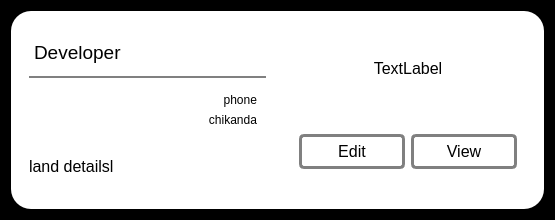
<?xml version="1.0" encoding="UTF-8"?>
<ui version="4.0">
 <class>Form</class>
 <widget class="QWidget" name="Form">
  <property name="geometry">
   <rect>
    <x>0</x>
    <y>0</y>
    <width>555</width>
    <height>220</height>
   </rect>
  </property>
  <property name="windowTitle">
   <string>Form</string>
  </property>
  <property name="styleSheet">
   <string notr="true">QWidget#Form{
		padding:20px;
		background:#000000;
		borde-bottomr:2px solid #cccccc;
}

QPushButton{
		padding:5px;
		border:1px solid #grey;
		border-radius:15px;
}
QWidget#widget_7:hover{
	border:7px solid yellow;
}</string>
  </property>
  <layout class="QHBoxLayout" name="horizontalLayout_4">
   <item>
    <widget class="QWidget" name="widget_7" native="true">
     <property name="styleSheet">
      <string notr="true">QWidget{
		border-radius:20px;
		background:#ffffff;
}

</string>
     </property>
     <layout class="QHBoxLayout" name="horizontalLayout_5">
      <item>
       <widget class="QWidget" name="widget_3" native="true">
        <layout class="QVBoxLayout" name="verticalLayout_4">
         <item>
          <widget class="QLabel" name="developer">
           <property name="font">
            <font>
             <pointsize>14</pointsize>
            </font>
           </property>
           <property name="styleSheet">
            <string notr="true">border-bottom:2px solid grey;
border-radius:0px;</string>
           </property>
           <property name="text">
            <string>Developer</string>
           </property>
          </widget>
         </item>
         <item>
          <widget class="QWidget" name="widget" native="true">
           <layout class="QVBoxLayout" name="verticalLayout">
            <item>
             <widget class="QLabel" name="phonenumber">
              <property name="text">
               <string>phone</string>
              </property>
              <property name="alignment">
               <set>Qt::AlignRight|Qt::AlignTop|Qt::AlignTrailing</set>
              </property>
             </widget>
            </item>
            <item>
             <widget class="QLabel" name="chikanda">
              <property name="text">
               <string>chikanda</string>
              </property>
              <property name="alignment">
               <set>Qt::AlignRight|Qt::AlignTop|Qt::AlignTrailing</set>
              </property>
             </widget>
            </item>
           </layout>
          </widget>
         </item>
         <item>
          <widget class="QLabel" name="landdetails">
           <property name="font">
            <font>
             <pointsize>12</pointsize>
            </font>
           </property>
           <property name="text">
            <string>land detailsl</string>
           </property>
          </widget>
         </item>
        </layout>
       </widget>
      </item>
      <item>
       <widget class="QWidget" name="widget_4" native="true">
        <layout class="QVBoxLayout" name="verticalLayout_2">
         <item>
          <widget class="QLabel" name="date_offered">
           <property name="font">
            <font>
             <pointsize>12</pointsize>
            </font>
           </property>
           <property name="text">
            <string>TextLabel</string>
           </property>
           <property name="alignment">
            <set>Qt::AlignCenter</set>
           </property>
          </widget>
         </item>
         <item>
          <widget class="QWidget" name="widget_6" native="true">
           <layout class="QHBoxLayout" name="horizontalLayout_3">
            <item>
             <widget class="QPushButton" name="edit_list_btn">
              <property name="font">
               <font>
                <pointsize>12</pointsize>
               </font>
              </property>
              <property name="styleSheet">
               <string notr="true">margin: 0px;
border: 3px solid grey;
padding-right:20px;
padding-left:20px;
border-radius:5px;</string>
              </property>
              <property name="text">
               <string>Edit</string>
              </property>
             </widget>
            </item>
            <item>
             <widget class="QPushButton" name="viewDelete">
              <property name="font">
               <font>
                <pointsize>12</pointsize>
               </font>
              </property>
              <property name="styleSheet">
               <string notr="true">margin: 0px;
border: 3px solid grey;
padding-right:20px;
padding-left:20px;
border-radius:5px;</string>
              </property>
              <property name="text">
               <string>View</string>
              </property>
             </widget>
            </item>
           </layout>
          </widget>
         </item>
        </layout>
       </widget>
      </item>
     </layout>
    </widget>
   </item>
  </layout>
 </widget>
 <resources/>
 <connections/>
</ui>
